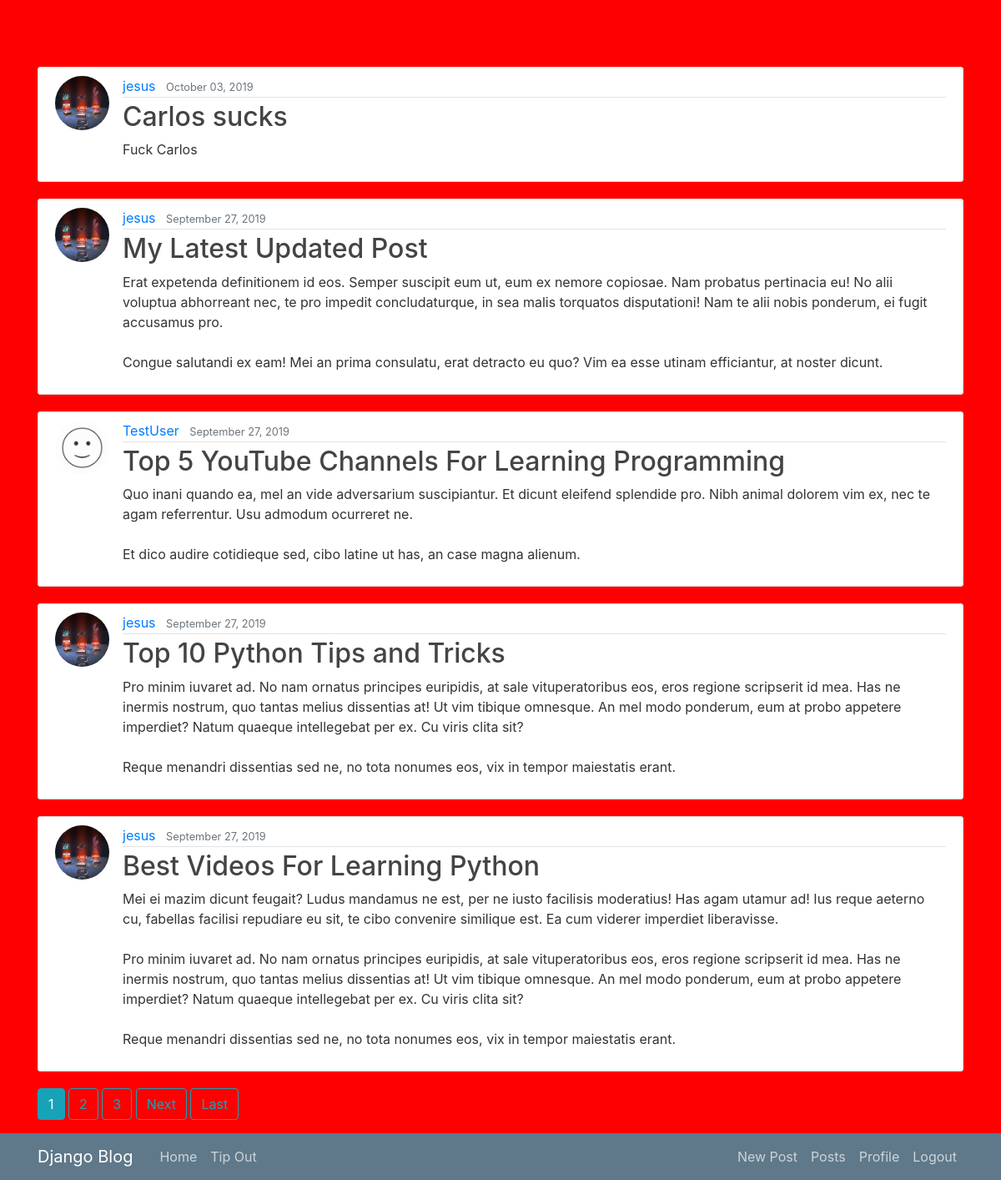
Before: /posts/ (signed in) with the older database file.
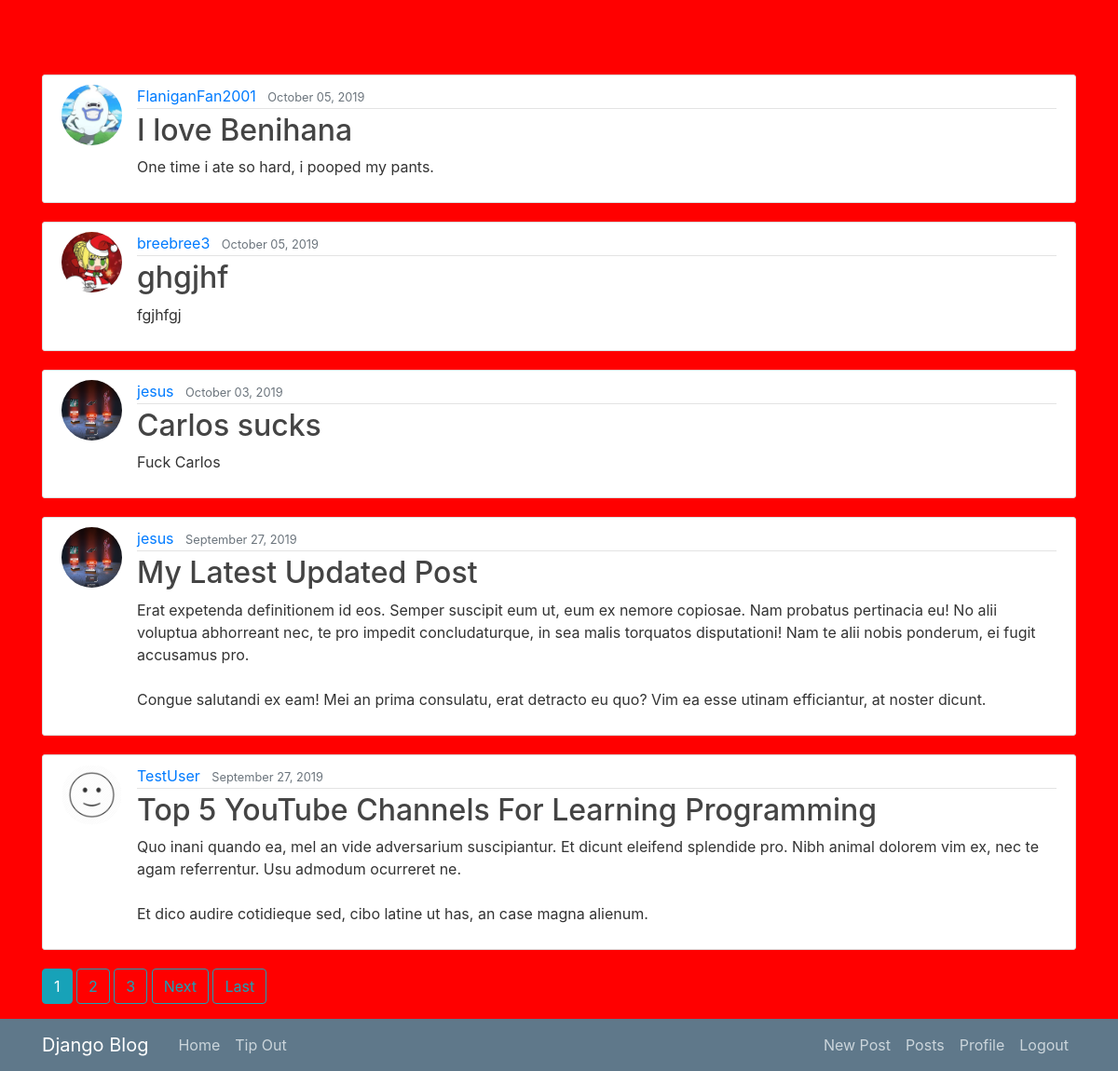
After: the same page with the newer database file.
### blog/models.py (models this page shows, shortened)
class Post(models.Model):
    title = models.CharField(max_length=100)
    content = models.TextField()
    date_posted = models.DateTimeField(default=timezone.now)
    author = models.ForeignKey(User, on_delete=models.CASCADE)

### users/models.py (models this page shows, shortened)
class Profile(models.Model):
    user = models.OneToOneField(User, on_delete=models.CASCADE)
    image = models.ImageField(default='default.png', upload_to='profile_pics')

### blog/views.py (the view)
# urls.py: path('posts/', PostListView.as_view(), name='posts'),
class PostListView(LoginRequiredMixin, ListView):
    model = Post
    template_name = 'blog/posts.html'
    context_object_name = 'posts'
    ordering = ['-date_posted']
    paginate_by = 5

### blog/templates/blog/posts.html (shortened to what this page needs)
{% extends "blog/base.html" %}
{% block content %}
    {% for post in posts %}
        <article class="media content-section">
          <img class="rounded-circle article-img" src="{{ post.author.profile.image.url }}">
          <div class="media-body">
            <div class="article-metadata">
              <a class="mr-2" href="{% url 'user-posts' post.author.username %}">{{ post.author }}</a>
              <small class="text-muted">{{ post.date_posted|date:"F d, Y" }}</small>
            </div>
            <h2><a class="article-title text-break" href="{% url 'post-detail' post.id %}">{{ post.title }}</a></h2>
            <p class="article-content text-break">{{ post.content }}</p>
          </div>
        </article>
    {% endfor %}
    {% if is_paginated %}
      {% for num in page_obj.paginator.page_range %}
        {% if page_obj.number == num %}
          <a class="btn btn-info mb-4" href="?page={{ num }}">{{ num }}</a>
        {% elif num > page_obj.number|add:'-3' and num < page_obj.number|add:'3' %}
          <a class="btn btn-outline-info mb-4" href="?page={{ num }}">{{ num }}</a>
        {% endif %}
      {% endfor %}
      {% if page_obj.has_next %}
        <a class="btn btn-outline-info mb-4" href="?page={{ page_obj.next_page_number }}">Next</a>
        <a class="btn btn-outline-info mb-4" href="?page={{ page_obj.paginator.num_pages }}">Last</a>
      {% endif %}
    {% endif %}
{% endblock content %}

Changed rows visible on the page:
no longer on this page (row unchanged): Post: author.profile.image (picture), author "jesus", date_posted "September 27, 2019", title "Top 10 Python Tips and Tricks", content "Pro minim iuvaret ad. No nam ornatus principes euripidis, at sale vituperatoribus eos, eros regione scripserit id mea. Has ne inermis nostrum, quo tantas melius dissentias at! Ut vim tibique omnesque. An mel modo ponderum, eum at probo appetere imperdiet? Natum quaeque intellegebat per ex. Cu viris clita sit? Reque menandri dissentias sed ne, no tota nonumes eos, vix in tempor maiestatis erant."
no longer on this page (row unchanged): Post: author.profile.image (picture), author "jesus", date_posted "September 27, 2019", title "Best Videos For Learning Python", content "Mei ei mazim dicunt feugait? Ludus mandamus ne est, per ne iusto facilisis moderatius! Has agam utamur ad! Ius reque aeterno cu, fabellas facilisi repudiare eu sit, te cibo convenire similique est. Ea cum viderer imperdiet liberavisse. Pro minim iuvaret ad. No nam ornatus principes euripidis, at sale vituperatoribus eos, eros regione scripserit id mea. Has ne inermis nostrum, quo tantas melius dissentias at! Ut vim tibique omnesque. An mel modo ponderum, eum at probo appetere imperdiet? Natum quaeque intellegebat per ex. Cu viris clita sit? Reque menandri dissentias sed ne, no tota nonumes eos, vix in tempor maiestatis erant."
added Post: author.profile.image (picture), author "FlaniganFan2001", date_posted "October 05, 2019", title "I love Benihana", content "One time i ate so hard, i pooped my pants."
added Post: author.profile.image (picture), author "breebree3", date_posted "October 05, 2019", title "ghgjhf", content "fgjhfgj"
